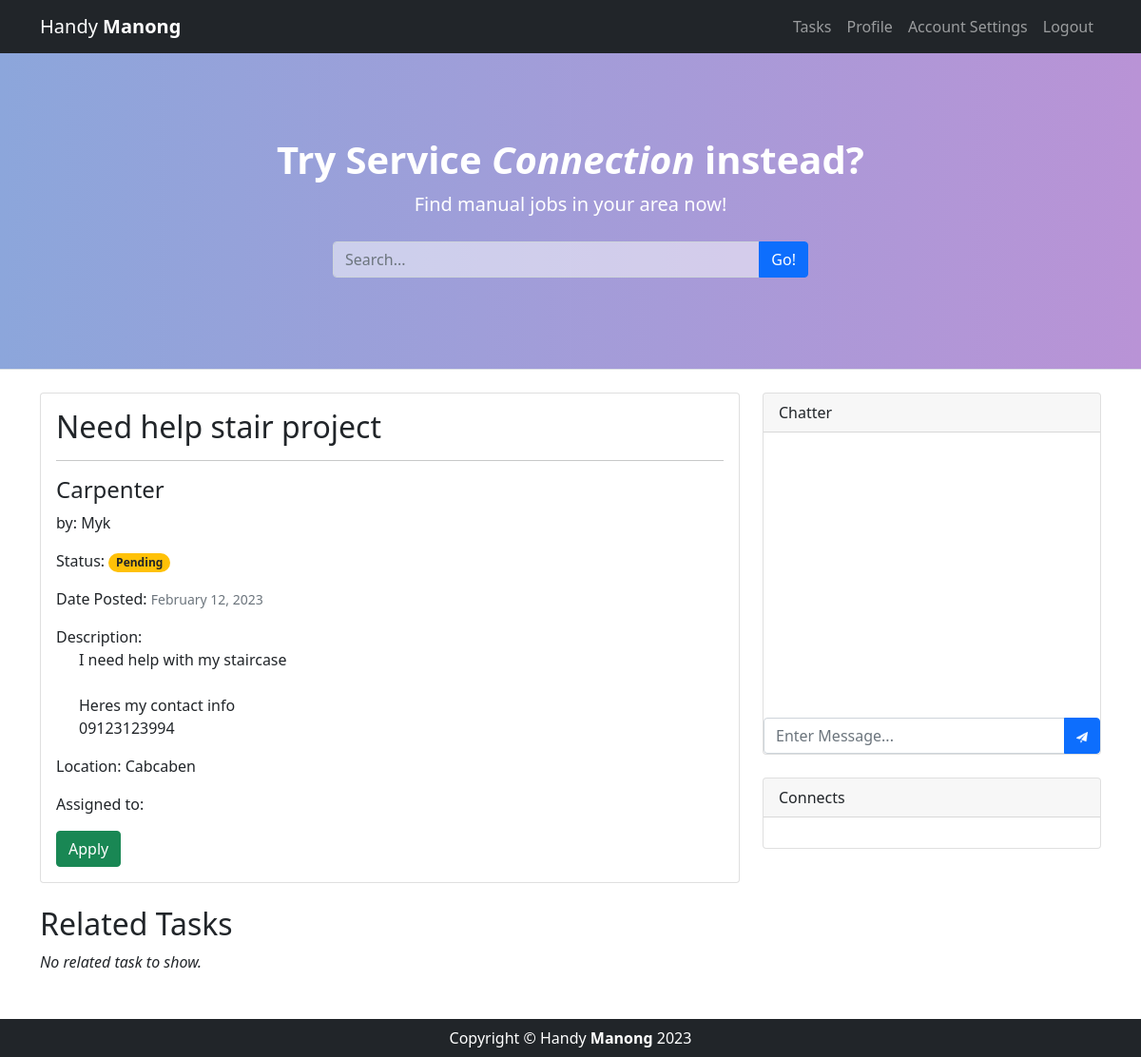
Before: /main/task-view.php?tid=1 (signed in) with the older database file.
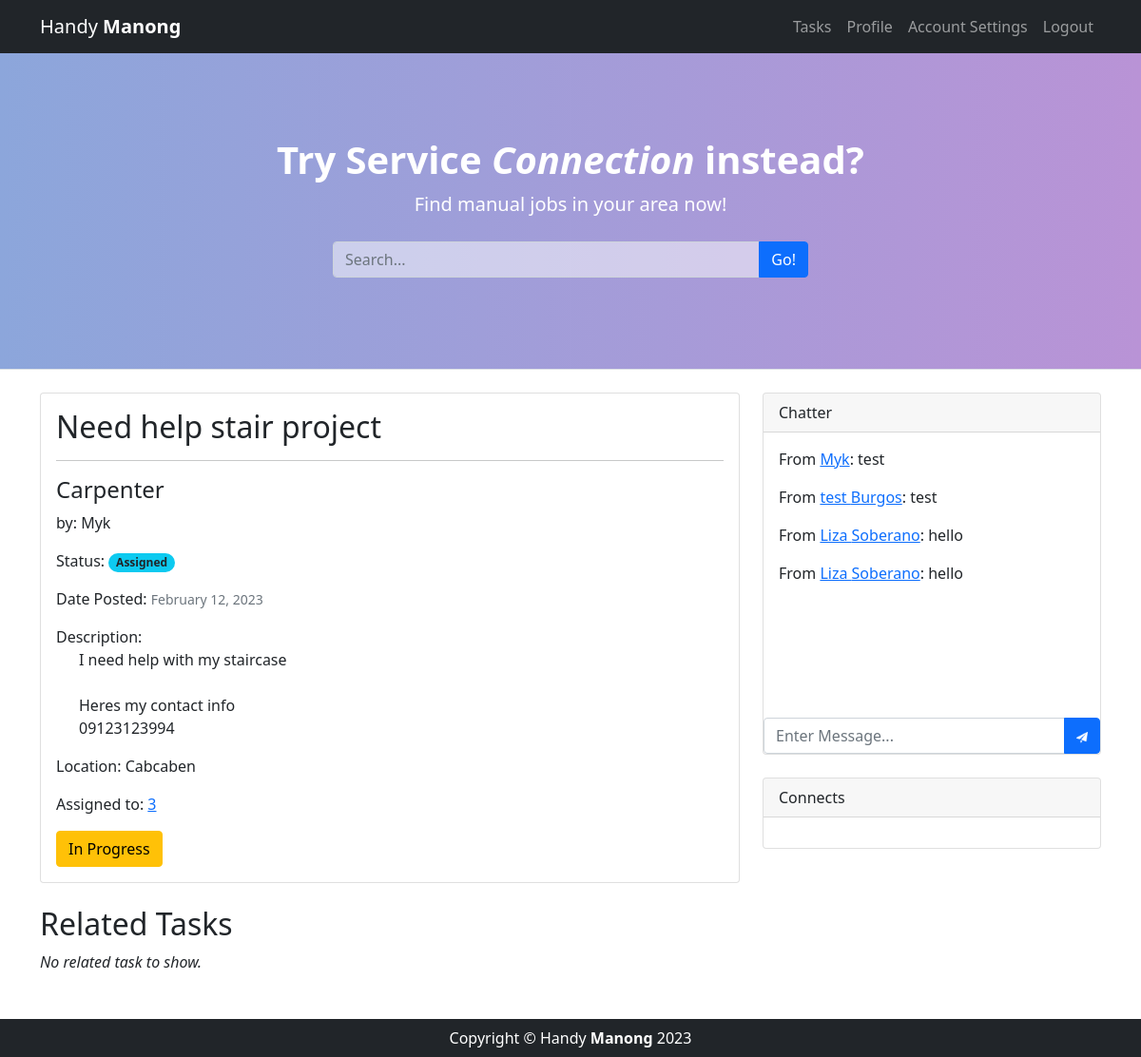
After: the same page with the newer database file.
### tables this page shows
CREATE TABLE `tbl_task` (
  `id` int(128) NOT NULL,
  `task_finder` varchar(128) NOT NULL,
  `task_category` varchar(128) NOT NULL,
  `task_status` varchar(128) NOT NULL DEFAULT 'Pending',
  `task_desc` varchar(128) NOT NULL,
  `task_provider` int(128) DEFAULT NULL,
  `task_date` date NOT NULL DEFAULT current_timestamp(),
  `task_location` varchar(128) NOT NULL,
  `task_title` varchar(128) NOT NULL
);

CREATE TABLE `tbl_finder` (
  `finder_id` int(128) NOT NULL,
  `finder_name` varchar(128) NOT NULL,
  `finder_email` varchar(128) NOT NULL,
  `finder_password` varchar(128) NOT NULL
);

CREATE TABLE `messaging` (
  `id` int(128) NOT NULL,
  `user_id` int(128) DEFAULT NULL,
  `msg_content` varchar(128) NOT NULL,
  `timestamp` date NOT NULL DEFAULT current_timestamp(),
  `task_id` int(128) NOT NULL,
  `user_type` varchar(128) NOT NULL
);

CREATE TABLE `tbl_provider` (
  `id` int(128) NOT NULL,
  `prov_firstname` varchar(128) NOT NULL,
  `prov_lastname` varchar(128) NOT NULL,
  `prov_bio` varchar(128) NOT NULL DEFAULT 'No bio.',
  `prov_category` varchar(128) NOT NULL,
  `prov_password` varchar(128) NOT NULL,
  `prov_email` varchar(128) NOT NULL
);

### main/task-view.php (the view, shortened to what this page needs)
<!DOCTYPE html>
<html lang="en">
    <head>
        <link href="styles.css" rel="stylesheet" />
        <link href="main.css" rel="stylesheet" />
    </head>
    <body>
        <nav class="navbar navbar-expand-lg navbar-dark bg-dark fixed-top">
            <div class="container">
                <a class="navbar-brand" href="timeline.php">Handy <strong>Manong</strong></a>
                <div class="collapse navbar-collapse" id="navbarSupportedContent">
                    <ul class="navbar-nav ms-auto mb-2 mb-lg-0">
                        <li class="nav-item"><a class="nav-link" href="tasks.php">Tasks</a></li>
                        <li class="nav-item"><a class="nav-link" href="profile.php">Profile</a></li>
                        <li class="nav-item"><a class="nav-link" href="account.php">Account Settings</a></li>
                        <li class="nav-item"><a class="nav-link" aria-current="page" href="../auth/logout.php">Logout</a></li>
                    </ul>
                </div>
            </div>
        </nav>
        <header class="mt-5 py-5 bg-light border-bottom mb-4 text-white">
            <div class="container">
                <div class="text-center my-5">
                    <h1 class="fw-bolder">Try Service <em>Connection</em> instead?</h1>
                    <p class="lead mb-0">Find manual jobs in your area now!</p>
                    <br>
                    <form action="tasks.php" method="post">
                    <div class="input-group" style="max-width:500px;margin:auto;">
                        <input class="form-control" name="search" type="text" placeholder="Search..." aria-label="Search..." aria-describedby="button-search" style="background-color:rgba(255,255,255,0.5);color:#fff;"/>
                        <button class="btn btn-primary" id="button-search" type="submit">Go!</button>
                    </div>
                    </form>
                </div>
            </div>
        </header>
        <div class="container">
            <div class="row">
                <div class="col-lg-8">
                    <div class="card mb-4 md-4">
                        <div class="card-body">
                            <?php
                                require_once "../includes/connect.php";
                                $id = $_GET["tid"];
                                if(empty($id)){
                                    header("location: finder.php?error=notask");
                                }else{
                                    $sql = "SELECT `id`, `task_date`, `task_finder`, `task_category`, `task_status`, `task_title`, `task_desc`, `task_location`, `task_provider`,`finder_name` FROM `tbl_task` INNER JOIN `tbl_finder` ON tbl_task.task_finder = tbl_finder.finder_id WHERE id = $id";
                                    $result = mysqli_query($conn, $sql);
                                    while($row = mysqli_fetch_array($result)){
                                        echo "<h2 class=\"card-title\">". $row['task_title']."</h2>";
                                        echo "<hr>";
                                        echo "<h2 class=\"card-title h4 position-relative\">".$row['task_category']."</h2>";
                                        echo "<p>by: ".$row['finder_name']."</p>";
                                        if($row['task_status']=='Pending'){
                                            echo "Status: <p class=\"badge rounded-pill bg-warning text-dark\">".$row['task_status']."</p>";
                                        }elseif($row['task_status']=='Assigned'){
                                            echo "Status: <p class=\"badge rounded-pill bg-info text-dark\">".$row['task_status']."</p>";
                                        }elseif($row['task_status']=='Rejected'){
                                            echo "Status: <p class=\"badge rounded-pill bg-danger\">".$row['task_status']."</p>";
                                        }elseif($row['task_status']=='Done'){
                                            echo "Status: <p class=\"badge rounded-pill bg-success\">".$row['task_status']."</p>";
                                        }else{
                                            header("location: finder.php?error=undefine");
                                        }
                                        $date=date_create($row['task_date']);
                                        echo "<p>Date Posted: <span class=\"small text-muted\">".date_format($date,"F d, Y")."</span></p>";
                                        echo "Description:";
                                        echo "<p class=\"card-text ps-4\">".nl2br($row['task_desc'])."</p>";
                                        echo "<p>Location: ".$row['task_location']."</p>";
                                        echo "<p>Assigned to: <a href=\"#\">".$row['task_provider']."</a></p>";
                                    }
                                    $user = $_SESSION['id'];
                                    $query = "SELECT * FROM request WHERE prov_id = $user AND task_id = $id";
                                    $result = mysqli_query($conn, $query);
                                    $num = mysqli_num_rows($result);
                                    if($num == 0){
                                        echo "<a class='btn btn-success' href='request.php?action=apply&tid=$id'>Apply</a>";
                                    }else{
                                        $row = mysqli_fetch_array($result);
                                        if($row['status']=='Assigned'){
                                            echo "<a class='btn btn-warning' href='#'>In Progress</a>";
                                        }elseif($row['status']=='Rejected'){
                                            echo "<a class='btn btn-secondary' href='#' disabled>Application Denied</a>";
                                        }else{
                                            echo "<a class=\"btn btn-danger\" href='request.php?action=cancel&tid=$id'>Cancel</a>";
                                        }
                                    }
                                }
                            ?>
                        </div>
                    </div>
                    <h2 class="card-title">Related Tasks</h2>
                    <div class="row row-cols-1 row-cols-md-2">
                        <?php
                            require_once "../includes/connect.php";
                            $id = $_GET['tid'];
                            $category = $_SESSION['category'];
                            $sql = "SELECT * FROM `tbl_task` WHERE id <> $id AND `task_finder` = ".$_SESSION['id']." AND `task_category`= '".$category."' LIMIT 4";
                            $result = mysqli_query($conn, $sql);
                            $num = mysqli_num_rows($result);
                                if($num == 0) {
                                    echo "<i mb-5>No related task to show.</i>";
                                }
                        ?>
                    </div>
                </div>
                <div class="col-lg-4">
                    <div class="card mb-4">
                        <div class="card-header">Chatter</div>
                        <div class="card-body" style="overflow-x: hidden;overflow-y: auto;height:300px;">
                        <?php
                        require_once "../includes/connect.php";
                        $id = $_GET['tid'];
                        $sql = "SELECT * FROM `messaging` JOIN tbl_finder ON messaging.user_id = tbl_finder.finder_id WHERE task_id = $id  ORDER BY messaging.id ASC";
                        $result = mysqli_query($conn, $sql);
                        $num = mysqli_num_rows($result);
                        if($num == 0) {
                        }else{
                            while($row = mysqli_fetch_array($result)){
                                if($row['user_type']=="finder"){
                                    echo "<p>From <a href=\"#\">".$row['finder_name']."</a>: ".$row['msg_content']."</p>";
                                }
                                else{
                                    $provider = $row['user_id'];
                                    $query = "SELECT * FROM tbl_provider WHERE id = $provider";
                                    $results = mysqli_query($conn, $query);
                                    $rows = mysqli_fetch_array($results);
                                    echo "<p>From <a href=\"#\">".$rows['prov_firstname']." ".$rows['prov_lastname']."</a>: ".$row['msg_content']."</p>";
                                }
                            }
                        }
                        ?>
                        </div>
                        <form role="form" method="post" action="messaging.php?tid=<?php echo $_GET['tid']?>">
                            <div class="input-group">
                                <input class="form-control" type="text" placeholder="Enter Message..." aria-label="Search..." aria-describedby="button-search" name="chat" required autocomplete="off"/>
                                <button class="btn btn-primary" id="button-search" type="submit" name="send"><img src="../assets/images/paper-plane.png" height="12" alt="" srcset=""></button>
                            </div>
                        </form>
                    </div>
                    <div class="card mb-4">
                        <div class="card-header">Connects</div>
                        <div class="card-body">
                        </div>
                    </div>
                </div>
            </div>
        </div>
        <footer class="py-2 bg-dark mt-5">
            <div class="container"><p class="m-0 text-center text-white">Copyright &copy; Handy <strong>Manong</strong> 2023</p></div>
        </footer>
    </body>
</html>

### main/main.css (style rules this page uses)
header.bg-light { background: #B993D6; background: -webkit-linear-gradient(to right, #8CA6DB, #B993D6); background: linear-gradient(to right, #8CA6DB, #B993D6); }

Changed rows visible on the page:
changed tbl_task "Need help stair project": task_provider (not shown) → "3"; task_status "Pending" → "Assigned"
added messaging: tbl_finder.finder_name "Myk", msg_content "test"
added messaging: tbl_provider.prov_firstname "test", tbl_provider.prov_lastname "Burgos", msg_content "test"
added messaging: tbl_provider.prov_firstname "Liza", tbl_provider.prov_lastname "Soberano", msg_content "hello"
added messaging: tbl_provider.prov_firstname "Liza", tbl_provider.prov_lastname "Soberano", msg_content "hello"
Other visible differences:
text no longer shown: "Apply"
text now shown: "In Progress"
